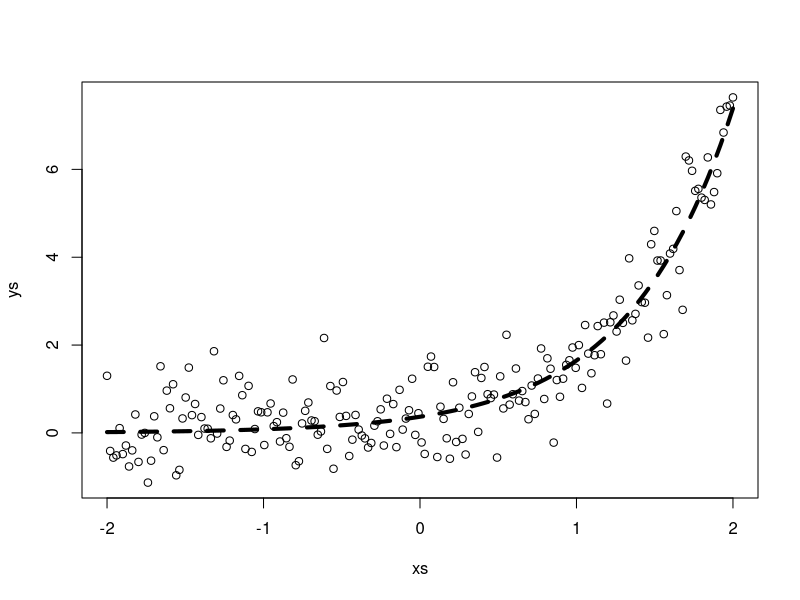
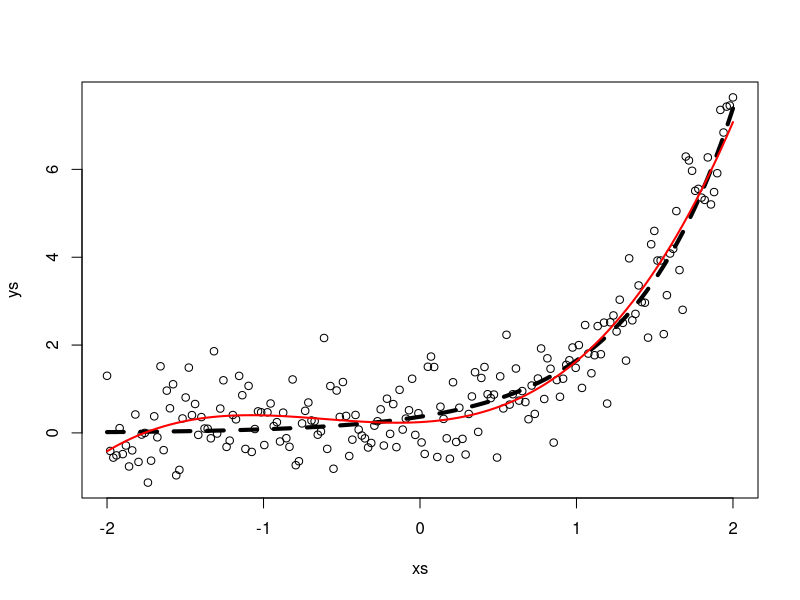
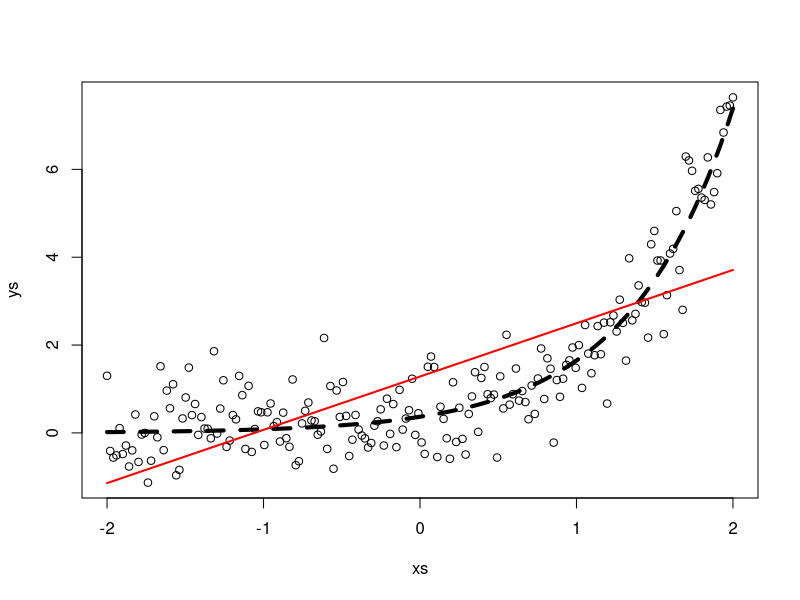
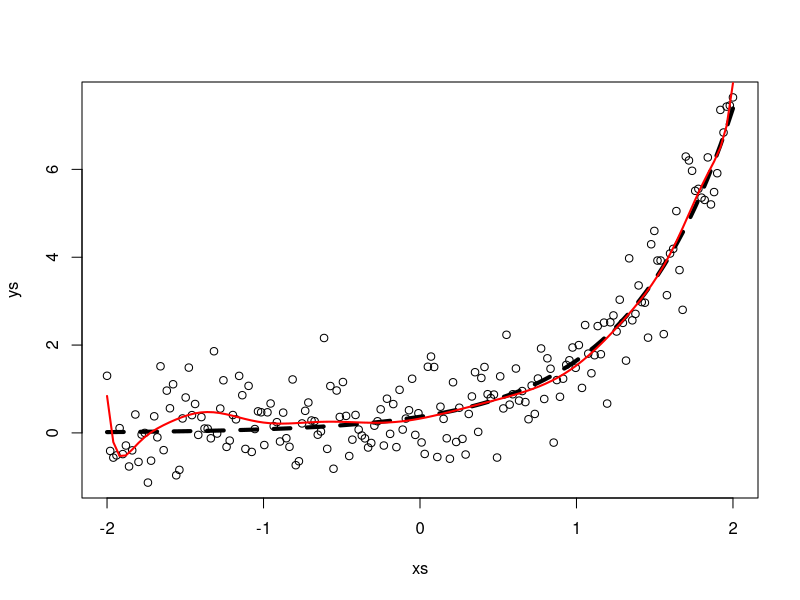

The R source for these figures, in order:
## ---- chunk 1
knitr::opts_chunk$set(echo = TRUE)
## ---- chunk 2
data = read.csv("data.csv")
plot(data)
curve(exp(1.5*x -1), add=TRUE, lty=2, lwd=4)
xs = data$xs
ys = data$ys
## ---- chunk 3
# First construct the design matrix with a b=3 dimensional feature transform
phi <- function(x, b){
  phiX = matrix(NA, nrow=length(x), ncol=b+1)
  for(i in 1:length(x)){
    row = rep(x[i], b+1)
    for (j in 0:b){
      row[j+1] = row[j+1]**j
    }
    phiX[i, ] = row
  }
  return(phiX)
}

# Then calculate the least-squares weights w
findWeights <- function(phiX, ys){
  w <- solve(t(phiX) %*% phiX) %*% t(phiX) %*% ys
}

b=3
w = findWeights(phi(xs, b), ys)
## ---- chunk 4
# First let us define the predicted function as a function in R
predict <- function(x){
  return(phi(x, b) %*% w)
}

plot(data)
curve(exp(1.5*x -1), add=TRUE, lty=2, lwd=4)
curve(predict, add=TRUE, col="red", lwd=2)
## ---- chunk 5
leastSquares <- function(xs, ys, b){
  w = findWeights(phi(xs, b), ys)
  predict <- function(x){
    return(phi(x, b) %*% w)
  }
  print(w)
  
  plot(data)
  curve(exp(1.5*x -1), add=TRUE, lty=2, lwd=4)
  curve(predict, add=TRUE, col="red", lwd=2)
}
## ---- chunk 6
leastSquares(xs, ys, 1)
## ---- chunk 7
leastSquares(xs, ys, 16)
